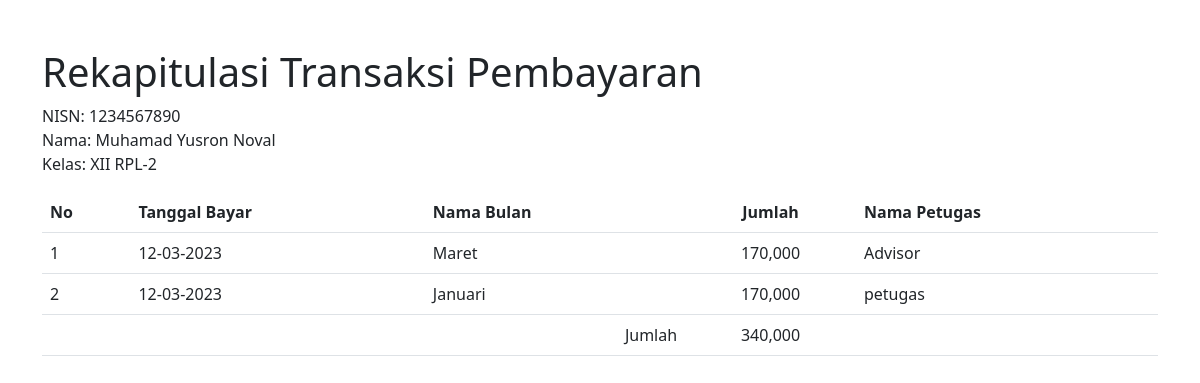
Before: /UjikomRPL2023/PembayaranSPPSekolah/histori.php (signed in) with the older database file.
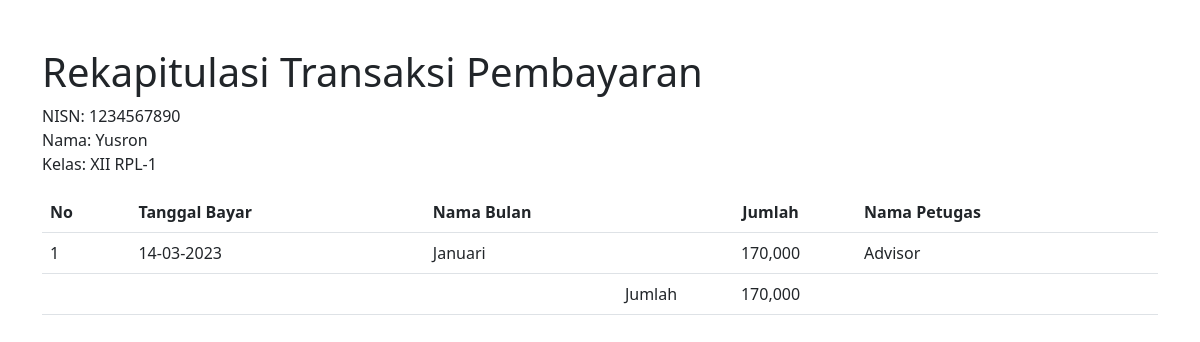
After: the same page with the newer database file.
### tables this page shows
CREATE TABLE `tb_siswa` (
  `nisn` varchar(15) NOT NULL,
  `nis` varchar(15) NOT NULL,
  `nama` varchar(100) NOT NULL,
  `id_kelas` int(3) NOT NULL,
  `jenis_kelamin` enum('Laki-Laki','Perempuan') NOT NULL,
  `alamat` text NOT NULL,
  `no_telp` varchar(12) NOT NULL,
  `id_spp` int(11) NOT NULL,
  `total_bayar` int(11) NOT NULL
);

CREATE TABLE `tb_kelas` (
  `id_kelas` int(3) NOT NULL,
  `nama_kelas` varchar(15) NOT NULL,
  `wali_kelas` varchar(100) NOT NULL,
  `kompetensi_keahlian` text NOT NULL
);

CREATE TABLE `tb_pembayaran` (
  `id_pembayaran` int(11) NOT NULL,
  `id_petugas` int(11) NOT NULL,
  `nisn` varchar(15) NOT NULL,
  `tgl_bayar` date NOT NULL,
  `bulan_bayar` varchar(2) NOT NULL,
  `jumlah_bayar` int(11) NOT NULL,
  `id_spp` int(11) NOT NULL
);

CREATE TABLE `tb_petugas` (
  `id_petugas` int(11) NOT NULL,
  `username` varchar(100) NOT NULL,
  `password` varchar(100) NOT NULL,
  `nama_petugas` varchar(100) NOT NULL,
  `level` enum('admin','petugas') NOT NULL
);

### UjikomRPL2023/PembayaranSPPSekolah/histori.php (the view, shortened to what this page needs)
<?php
$nisn = $_SESSION['nisn'];
include "koneksi.php";
$sql = "SELECT * FROM tb_siswa a INNER JOIN tb_kelas b ON a.id_kelas = b.id_kelas WHERE a.nisn = '$nisn' ORDER BY a.nisn";
$query = mysqli_query($koneksi, $sql);
$data = mysqli_fetch_array($query);
$nama = $data['nama'];
$nama_kelas = $data['nama_kelas'];
?>
<!DOCTYPE html>
<html>
<head>
	<link rel="stylesheet" type="text/css" href="assets/css/bootstrap.min.css">
	<link rel="stylesheet" type="text/css" href="assets/css/style.css">
</head>
<body>
	<div class="container">
		<h1 class="mt-5">Rekapitulasi Transaksi Pembayaran</h1>
		<p>
			NISN: <?= $nisn; ?><br>
			Nama: <?= $nama; ?><br>
			Kelas: <?= $nama_kelas; ?>
		</p>
		<table class="table table-hover">
			<tr>
				<th>No</th>
				<th>Tanggal Bayar</th>
				<th>Nama Bulan</th>
				<th class="text-center">Jumlah</th>
				<th>Nama Petugas</th>
			</tr>
			<?php
			$no = 1;
			$jumlah_bayar = 0;
			$sql = "SELECT * FROM tb_pembayaran a INNER JOIN tb_petugas b ON a.id_petugas = b.id_petugas WHERE a.nisn = '$nisn' ORDER BY a.tgl_bayar DESC";
			$query = mysqli_query($koneksi, $sql);
			while ($data = mysqli_fetch_array($query)){
				$jumlah_bayar = $jumlah_bayar + $data['jumlah_bayar'];
				$tgl_bayar = substr($data['tgl_bayar'], 8, 2).'-'.substr($data['tgl_bayar'], 5, 2).'-'.substr($data['tgl_bayar'], 0,4);
				$kd_bulan = $data['bulan_bayar'];
                if ($kd_bulan == '01'){$nama_bulan = "Januari";}
                elseif ($kd_bulan == '02'){$nama_bulan = "Februari";}
                elseif ($kd_bulan == '03'){$nama_bulan = "Maret";}
                elseif ($kd_bulan == '04'){$nama_bulan = "April";}
                elseif ($kd_bulan == '05'){$nama_bulan = "Mei";}
                elseif ($kd_bulan == '06'){$nama_bulan = "Juni";}
                elseif ($kd_bulan == '07'){$nama_bulan = "Juli";}
                elseif ($kd_bulan == '08'){$nama_bulan = "Agustus";}
                elseif ($kd_bulan == '09'){$nama_bulan = "September";}
                elseif ($kd_bulan == '10'){$nama_bulan = "Oktober";}
                elseif ($kd_bulan == '11'){$nama_bulan = "November";}
                elseif ($kd_bulan == '12'){$nama_bulan = "Desember";}
               	?>
               	<tr>
               		<td><?= $no++; ?></td>
               		<td><?= $tgl_bayar; ?></td>
               		<td><?= $nama_bulan; ?></td>
               		<td class="text-center"><?= number_format($data['jumlah_bayar']); ?></td>
               		<td><?= $data['nama_petugas'] ?></td>
               	</tr>
               	<?php
			}
			?>
			<tr>
				<td colspan="3" align="right">Jumlah</td>
				<td class="text-center"><?= number_format($jumlah_bayar); ?></td>
				<td></td>
			</tr>
		</table>
	</div>
</body>
</html>

Changed rows visible on the page:
removed tb_pembayaran: tgl_bayar "12-03-2023", bulan_bayar "Maret", jumlah_bayar "170,000", id_petugas.nama_petugas "Advisor"
removed tb_pembayaran: tgl_bayar "12-03-2023", bulan_bayar "Januari", jumlah_bayar "170,000", id_petugas.nama_petugas "petugas"
changed tb_siswa: nama "Muhamad Yusron Noval" → "Yusron"; id_kelas.nama_kelas "XII RPL-2" → "XII RPL-1"
added tb_pembayaran: tgl_bayar "14-03-2023", bulan_bayar "Januari", jumlah_bayar "170,000", id_petugas.nama_petugas "Advisor"
Other visible differences:
$jumlah_bayar: "340,000" → "170,000"
